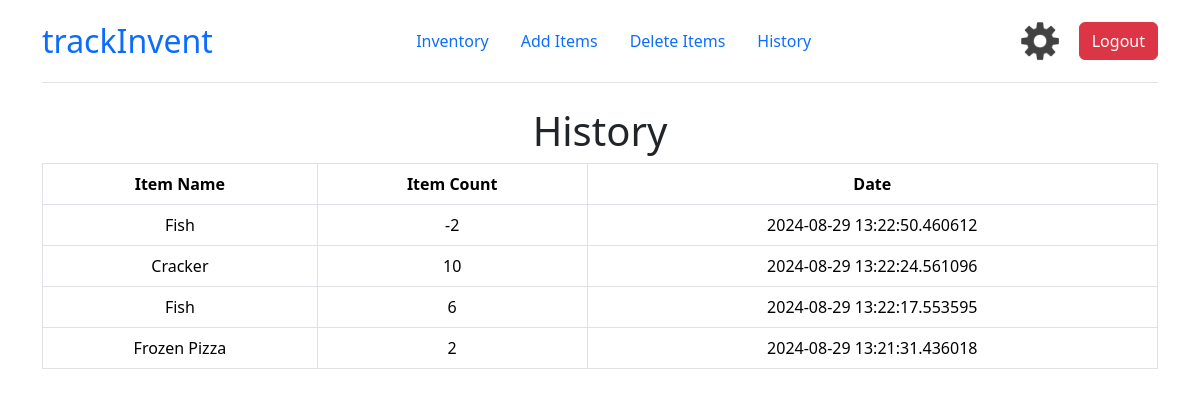
Page /history (signed in) on the committed database.
### tables this page shows
CREATE TABLE logs(userid TEXT, item TEXT NOT NULL, count INTEGER NOT NULL, date TEXT NOT NULL, FOREIGN KEY(userid) REFERENCES userinformation(userid));

### app.py (the view)
@app.route("/history", methods=["GET"])
@login_required
def retrieveHistory():
    if request.method == "GET":
        try:
            with sqlite3.connect(db_path) as db:
                cursor = db.cursor()
        except sqlite3.Error as currentError:
            flash(f"Error while retrieving history from database { currentError } ", "danger")
            return render_template("history.html")
        print(session["id"])
        logs = sort_tuple(cursor.execute("SELECT * FROM logs WHERE userid = ?;", [session["id"]]).fetchall(), 3)
        print(logs)
        return render_template("history.html", logs=logs, itemsTableVisible = False, historyTableVisible = True)

### app.py (called while the page is built)
def sort_tuple(tup, keyIndex):
    if (tup != None):
        tup.sort(reverse = True, key = lambda x: x[keyIndex])
        return tup
    return None

### helpers.py (called while the page is built)
def login_required(f):
    @wraps(f)
    def decorated_function(*args, **kwargs):
        if session.get("id") is None:
            return redirect(url_for('login', next=request.url))
        return f(*args, **kwargs)
    return decorated_function

### templates/history.html (shortened to what this page needs)
{% extends "layout.html" %}
{% block header %}
    <form action="/history">
            <div id="container">
                <h1 style="text-align: center">History</h1>
            </div>
    </form>
{% endblock %}

### templates/layout.html (shortened to what this page needs)
<!DOCTYPE html>
<html lang="en">
<body style="background-color: #FFFFFF;">
    <link href="https://cdn.jsdelivr.net/npm/bootstrap@5.3.3/dist/css/bootstrap.min.css" rel="stylesheet">
    <div class="container">
        <header class="d-flex flex-wrap justify-content-center align-items-center justify-content-md-between py-3 mb-4 border-bottom">
            <a class="d-flex align-items-center mb-3 mb-md-0 link-body-emphasis text-decoration-none">
                <span class="fs-2" style="color: #0c6cfc;">trackInvent</span>
            </a>
            <ul class="nav col-12 col-md-auto mb-2 justify-content-center mb-md-0">
                <li class="nav-item">
                    <a class="nav-link" href="/">Inventory</a>
                </li>
                <li class="nav-item">
                    <a class="nav-link" href="/additem">Add Items</a>
                </li>
                <li class="nav-item">
                    <a class="nav-link" href="/deleteitem">Delete Items</a>
                </li>
                <li class="nav-item">
                    <a class="nav-link" href="/history">History</a>
                </li>
            </ul>
            <div class="text-end">
                <a class="nav-lnk" href="/settings"><img src="../static/pics/setting.png" alt="settings" width="50" height="50" style="margin-right: 10px;"></a>
                <button type="submit" class="btn btn-danger"><a class="nav-link" href="/logout">Logout</a></button>
            </div>
        </header>
        {% block header %}
        {% endblock %}
        {% if items != None and itemsTableVisible == true %}
        <table class="table table-bordered text-center flex-column justify-content-center">
            <tbody>
                    <tr class="table-default">
                        <th><b>Item Name</b></th>
                        <th><b>Item Count</b></th>
                    </tr>
                    {% for item in items %}
                        <tr class="table-default">
                            <td>
                                {{ item[1] }}
                            </td>
                            <td>
                                {{ item[2] }}
                            </td>
                        </tr>
                    {% endfor %}
            </tbody>
        </table>
        {% elif items == None or logs == None %}
            <h3 style="text-align: center">Nothing to show here!</h3>
        {% elif historyTableVisible == true %}
            <table class="table table-bordered text-center flex-column justify-content-center">
                <tbody>
                        <tr class="table-default">
                            <th><b>Item Name</b></th>
                            <th><b>Item Count</b></th>
                            <th><b>Date</b></th>
                        </tr>
                        {% for log in logs|sort(reverse = true, attribute="date") %}
                            <tr class="table-default">
                                <td>
                                    {{ log[1] }}
                                </td>
                                <td>
                                    {{ log[2] }}
                                </td>
                                <td>
                                    {{ log[3] }}
                                </td>
                            </tr>
                        {% endfor %}
                </tbody>
            </table>
        {% endif %}
    </div>
</body>

### rows in the picture
logs: item "Fish", count "-2", date "2024-08-29 13:22:50.460612"
logs: item "Cracker", count "10", date "2024-08-29 13:22:24.561096"
logs: item "Fish", count "6", date "2024-08-29 13:22:17.553595"
logs: item "Frozen Pizza", count "2", date "2024-08-29 13:21:31.436018"
